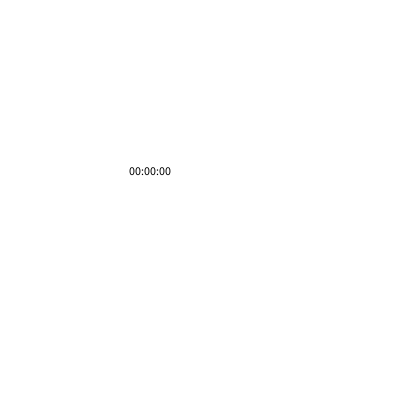
Frame 1 (no input)
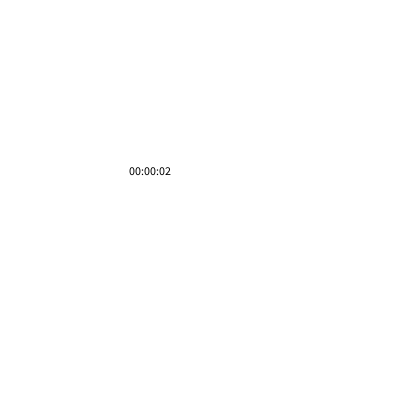
Frame 60 (the mouse pressed at the canvas centre just before this capture)
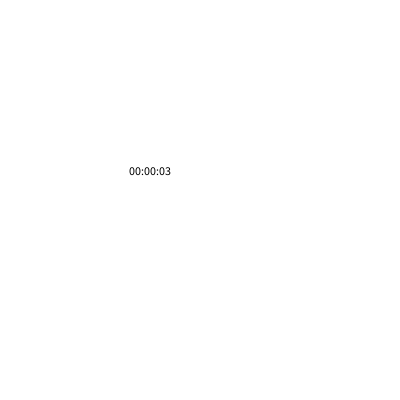
Frame 120 (the mouse held since frame 60 and released just before this capture)

The Processing sketch that drew these frames (run headless with seeded random() and noise(); from frame 60 on, the mouse is pressed at the canvas centre):

// Processing sketch: Chronometer
// ── Chronometer.pde
// =================================================================
//global variables / objects
StopWatchTimer sw;
// =================================================================
// Main functions
void setup() {
  size(400, 400);
  println (millis());
  sw = new StopWatchTimer();
  sw.start();
}
void draw () {
  time();
}
// =================================================================
// Other functions
void time() {
  background(#FFFFFF);
  fill(#000000);
  textAlign(CENTER);
  text(nf(sw.hour(), 2)+":"+nf(sw.minute(), 2)+":"+nf(sw.second(), 2), 150, 175);
}
// ── StopWatchTimer.pde
// =================================================
// classes
class StopWatchTimer {
  int startTime = 0, stopTime = 0;
  boolean running = false; 
  void start() {
    startTime = millis();
    running = true;
  }
  void stop() {
    stopTime = millis();
    running = false;
  }
  int getElapsedTime() {
    int elapsed;
    if (running) {
      elapsed = (millis() - startTime);
    }
    else {
      elapsed = (stopTime - startTime);
    }
    return elapsed;
  }
  int second() {
    return (getElapsedTime() / 1000) % 60;
  }
  int minute() {
    return (getElapsedTime() / (1000*60)) % 60;
  }
  int hour() {
    return (getElapsedTime() / (1000*60*60)) % 24;
  }
}
// ====================================================
